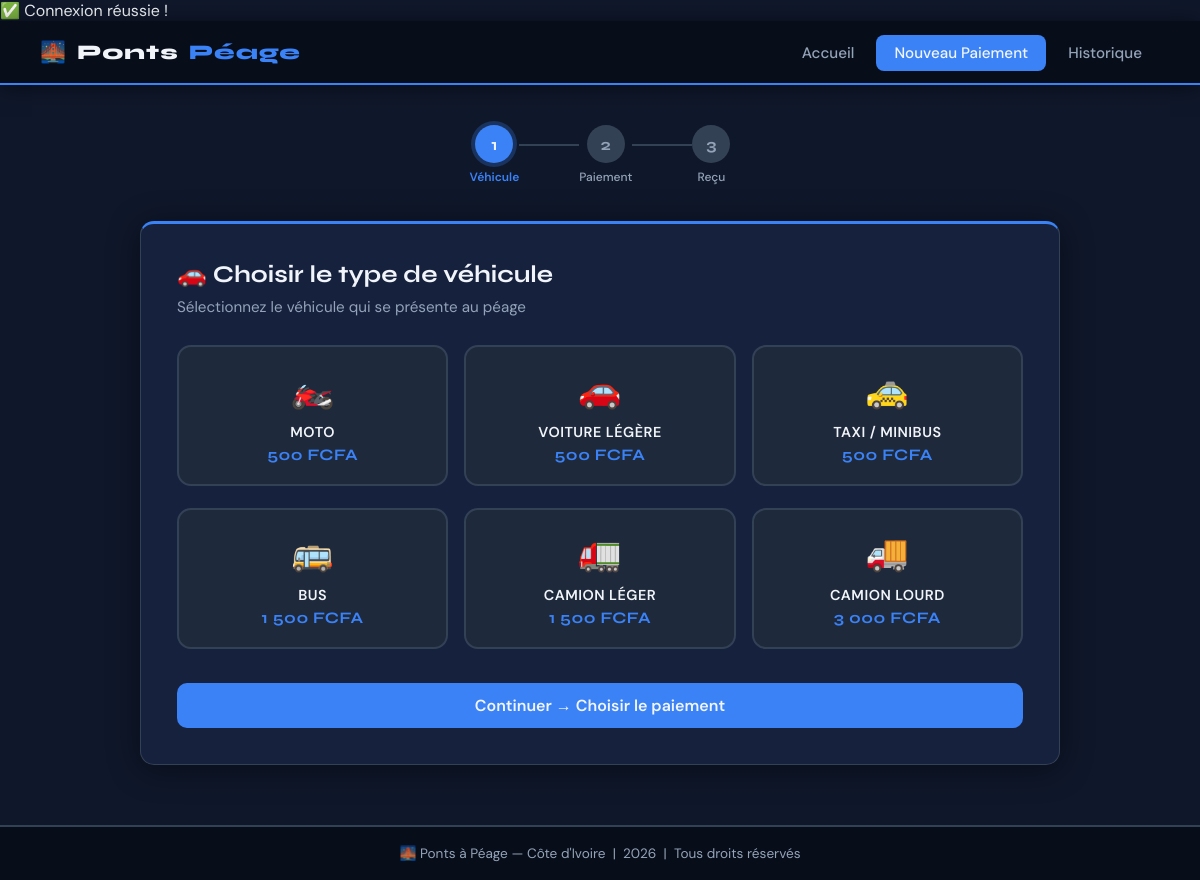
Page /choix_vehicule.php on the committed database.
### tables this page shows
CREATE TABLE IF NOT EXISTS vehicules (
    id INT AUTO_INCREMENT PRIMARY KEY,
    type_vehicule VARCHAR(60) NOT NULL,
    icone VARCHAR(10) NOT NULL,
    tarif DECIMAL(10,2) NOT NULL
);

### choix_vehicule.php (the view, shortened to what this page needs)
<?php
require_once '../connexion.php';
require_once '../includes/header.php';
$vehicules = $pdo->query("SELECT * FROM vehicules ORDER BY tarif ASC")->fetchAll();
$preselect = isset($_GET['vehicule_id']) ? (int)$_GET['vehicule_id'] : null;
?>
<div class="container">
    <div class="steps">
        <div class="step active">
            <div class="step-num">1</div>
            <div class="step-label">Véhicule</div>
        </div>
        <div class="step-line"></div>
        <div class="step">
            <div class="step-num">2</div>
            <div class="step-label">Paiement</div>
        </div>
        <div class="step-line"></div>
        <div class="step">
            <div class="step-num">3</div>
            <div class="step-label">Reçu</div>
        </div>
    </div>
    <div class="card">
        <div class="card-title">🚗 Choisir le type de véhicule</div>
        <div class="card-subtitle">Sélectionnez le véhicule qui se présente au péage</div>
        <form method="POST" action="choix_paiement.php">
            <div class="vehicle-grid">
                <?php foreach($vehicules as $v): ?>
                <label class="vehicle-card <?= $preselect == $v['id'] ? 'selected' : '' ?>"
                       onclick="selectVehicle(this)">
                    <div class="icon"><?= $v['icone'] ?></div>
                    <div class="name"><?= htmlspecialchars($v['type_vehicule']) ?></div>
                    <div class="price"><?= number_format($v['tarif'],0,',',' ') ?> FCFA</div>
                </label>
                <?php endforeach; ?>
            </div>
            <button type="submit" class="btn btn-primary btn-block">
                Continuer → Choisir le paiement
            </button>
        </form>
    </div>
</div>
<?php require_once '../includes/footer.php'; ?>

### style.css (style rules this page uses)
:root { --primary: #0f172a; --primary-dark: #070e1a; --primary-light: #1e293b; --accent: #3b82f6; --accent-hover: #2563eb; --accent-light: rgba(59,130,246,0.12); --success: #22d3ee; --danger: #f87171; --light: #111827; --white: #f1f5f9; --gray: #94a3b8; --border: #1e293b; --border-light: #334155; --shadow: 0 4px 32px rgba(0,0,0,0.45); --radius: 14px; --card-bg: #16213e; }
* { margin: 0; padding: 0; box-sizing: border-box; }
body { font-family: 'DM Sans', sans-serif; background: var(--primary); color: var(--white); min-height: 100vh; }
.container { max-width: 960px; margin: 40px auto; padding: 0 20px; }
.card { background: var(--card-bg); border-radius: var(--radius); box-shadow: var(--shadow); padding: 36px; margin-bottom: 28px; border: 1px solid var(--border-light); border-top: 3px solid var(--accent); }
.card-title { font-family: 'Syne', sans-serif; font-size: 1.5rem; font-weight: 700; color: var(--white); margin-bottom: 8px; display: flex; align-items: center; gap: 10px; }
.card-subtitle { color: var(--gray); font-size: 0.95rem; margin-bottom: 28px; }
.steps { display: flex; align-items: center; justify-content: center; gap: 0; margin-bottom: 36px; }
.step { display: flex; flex-direction: column; align-items: center; gap: 6px; }
.step-num { width: 38px; height: 38px; border-radius: 50%; background: var(--border-light); color: var(--gray); font-family: 'Syne', sans-serif; font-weight: 700; font-size: 1rem; display: flex; align-items: center; justify-content: center; transition: all 0.3s; }
.step.active .step-num { background: var(--accent); color: var(--white); box-shadow: 0 0 0 4px rgba(59,130,246,0.25); }
.step-label { font-size: 0.75rem; color: var(--gray); font-weight: 500; white-space: nowrap; }
.step.active .step-label { color: var(--accent); font-weight: 600; }
.step-line { width: 60px; height: 2px; background: var(--border-light); margin-bottom: 20px; }
.vehicle-grid { display: grid; grid-template-columns: repeat(3, 1fr); gap: 16px; margin-bottom: 28px; }
.vehicle-card { border: 2px solid var(--border-light); border-radius: var(--radius); padding: 20px 14px; text-align: center; cursor: pointer; transition: all 0.2s; background: var(--primary-light); position: relative; }
.vehicle-card .icon { font-size: 2.2rem; margin-bottom: 10px; }
.vehicle-card .name { font-weight: 600; font-size: 0.9rem; color: var(--white); }
.vehicle-card .price { font-family: 'Syne', sans-serif; font-size: 1rem; font-weight: 700; color: var(--accent); margin-top: 4px; }
.btn { display: inline-flex; align-items: center; gap: 8px; padding: 12px 28px; border-radius: 10px; font-family: 'DM Sans', sans-serif; font-size: 1rem; font-weight: 600; cursor: pointer; border: none; transition: all 0.2s; text-decoration: none; }
.btn-primary { background: var(--accent); color: var(--white); }
.btn-block { width: 100%; justify-content: center; }
label { display: block; margin-bottom: 6px; font-size: 0.88rem; font-weight: 600; color: var(--gray); text-transform: uppercase; letter-spacing: 0.5px; }

### rows in the picture
vehicules: icone "🏍️", type_vehicule "MOTO", tarif "500"
vehicules: icone "🚗", type_vehicule "VOITURE LÉGÈRE", tarif "500"
vehicules: icone "🚕", type_vehicule "TAXI / MINIBUS", tarif "500"
vehicules: icone "🚌", type_vehicule "BUS", tarif "1 500"
vehicules: icone "🚛", type_vehicule "CAMION LÉGER", tarif "1 500"
vehicules: icone "🚚", type_vehicule "CAMION LOURD", tarif "3 000"
